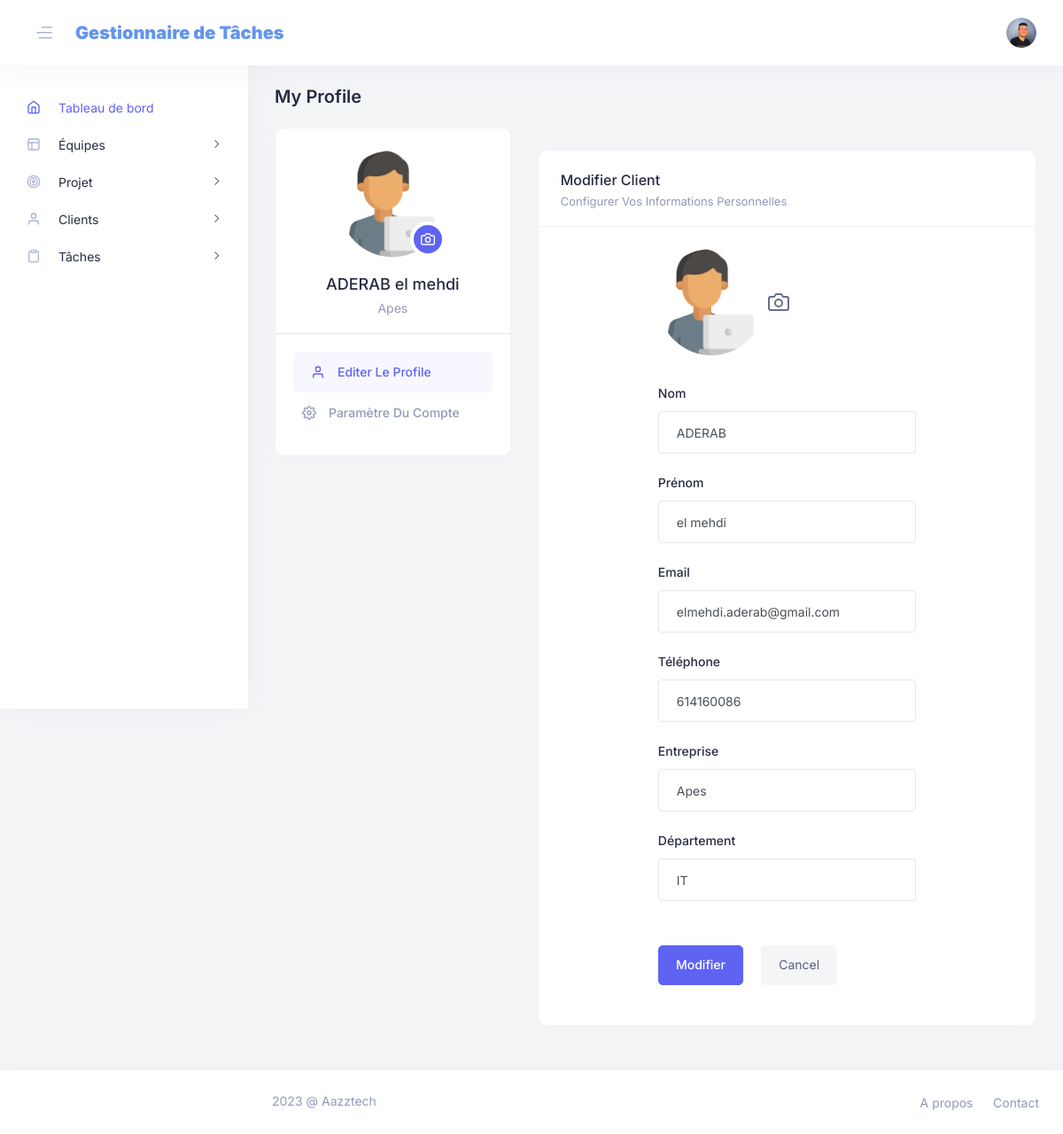
Screenshot of /editer_client.php?id=1 (signed in) with the database file from the repository.
### tables this page shows
CREATE TABLE IF NOT EXISTS `utilisateurs` (
  `id` int(11) NOT NULL AUTO_INCREMENT,
  `nom` varchar(25) NOT NULL,
  `prenom` varchar(25) NOT NULL,
  `profession` varchar(50) DEFAULT NULL,
  `date_naissance` date NOT NULL,
  `telephone` varchar(20) NOT NULL,
  `image` varchar(1000) DEFAULT NULL,
  `email` varchar(50) NOT NULL,
  `password` varchar(200) NOT NULL,
  `role` varchar(25) NOT NULL,
  `isDeleted` tinyint(1) DEFAULT '0',
  PRIMARY KEY (`id`)
);

CREATE TABLE IF NOT EXISTS `clients` (
  `id` int(11) NOT NULL AUTO_INCREMENT,
  `nom` varchar(50) NOT NULL,
  `prenom` varchar(50) NOT NULL,
  `email` varchar(50) NOT NULL,
  `telephone` varchar(20) NOT NULL,
  `entreprise` varchar(50) NOT NULL,
  `departement` varchar(100) NOT NULL,
  `logo` varchar(1500) NOT NULL,
  `isDeleted` tinyint(1) NOT NULL DEFAULT '0',
  PRIMARY KEY (`id`)
);

### editer_client.php (the view, shortened to what the rows shown need)
<?php
include 'layout.php';
$id = $_GET['id'];
?>
<body class="layout-light side-menu overlayScroll">
    <main class="main-content">
        <div class="contents">
            <div class="profile-setting ">
                <div class="container-fluid">
                    <?php
                    $sql = "select * from clients where id='$id'";
                    $sql_run = mysqli_query($mysqli, $sql);
                    if (mysqli_num_rows($sql_run) > 0) {
                        while ($row = $sql_run->fetch_assoc()) {
                    ?>
                            <div class="row">
                                <div class="col-lg-12">
                                    <div class="breadcrumb-main">
                                        <h4 class="text-capitalize breadcrumb-title">My profile</h4>
                                    </div>
                                </div>
                                <div class="col-xxl-3 col-lg-4 col-sm-5">
                                    <div class="card mb-25">
                                        <div class="card-body text-center p-0">
                                            <div class="account-profile border-bottom pt-25 px-25 pb-0 flex-column d-flex align-items-center ">
                                                <div class="ap-img mb-20 pro_img_wrapper">
                                                    <label for="file-upload">
                                                        <img class="ap-img__main rounded-circle wh-120" src="<?= $row['logo'] ?>" alt="profile">
                                                        <span class="cross" id="remove_pro_pic">
                                                            <span data-feather="camera"></span>
                                                        </span>
                                                    </label>
                                                </div>
                                                <div class="ap-nameAddress pb-3">
                                                    <h5 class="ap-nameAddress__title"><?= $row['nom'] . ' ' . $row['prenom'] ?></h5>
                                                    <p class="ap-nameAddress__subTitle fs-14 m-0"><?= $row['entreprise'] ?></p>
                                                </div>
                                            </div>
                                            <div class="ps-tab p-20 pb-25">
                                                <div class="nav flex-column text-left" id="v-pills-tab" role="tablist" aria-orientation="vertical">
                                                    <a class="nav-link active" id="v-pills-home-tab" data-toggle="pill" href="#v-pills-home" role="tab" aria-controls="v-pills-home" aria-selected="true">
                                                        <span data-feather="user"></span>Editer le profile</a>
                                                    <a class="nav-link" id="v-pills-profile-tab" data-toggle="pill" href="#v-pills-profile" role="tab" aria-controls="v-pills-profile" aria-selected="false">
                                                        <span data-feather="settings"></span>Paramètre Du Compte</a>
                                                </div>
                                            </div>
                                        </div>
                                    </div>
                                </div>
                                <div class="col-xxl-9 col-lg-8 col-sm-7">
                                    <div class="mb-50">
                                        <div class="tab-content" id="v-pills-tabContent">
                                            <div class="tab-pane fade  show active" id="v-pills-home" role="tabpanel" aria-labelledby="v-pills-home-tab">
                                                <div class="edit-profile mt-25">
                                                    <div class="card">
                                                        <div class="card-header px-sm-25 px-3">
                                                            <div class="edit-profile__title">
                                                                <h6>Modifier Client</h6>
                                                                <span class="fs-13 color-light fw-400">Configurer vos informations personnelles</span>
                                                            </div>
                                                        </div>
                                                        <div class="card-body">
                                                            <div class="row justify-content-center">
                                                                <div class="col-xxl-6 col-lg-8 col-sm-10">
                                                                    <div class="edit-profile__body mx-lg-20">
                                                                        <form action="" method="POST" enctype="multipart/form-data">
                                                                            <div class="ap-img mb-20 pro_img_wrapper">
                                                                                <label for="image">
                                                                                    <img class="ap-img__main rounded-circle wh-120"  src="<?= $row['logo'] ?>" alt="profile">
                                                                                    <span class="cross" id="remove_pro_pic">
                                                                                        <span data-feather="camera"></span>
                                                                                    </span>
                                                                                </label>
                                                                            </div>
                                                                            <div class="form-group mb-20">
                                                                                <label for="nom">Nom</label>
                                                                                <input type="text" class="form-control" value="<?= $row['nom'] ?>" name="nom" id="nom">
                                                                            </div>
                                                                            <div class="form-group mb-20">
                                                                                <label for="prenom">Prénom</label>
                                                                                <input type="text" class="form-control" value="<?= $row['prenom'] ?>" name="prenom" id="prenom">
                                                                            </div>
                                                                            <div class="form-group mb-20">
                                                                                <label for="email">Email</label>
                                                                                <input type="text" class="form-control" value="<?= $row['email'] ?>" name="email" id="email">
                                                                            </div>
                                                                            <div class="form-group mb-20">
                                                                                <label for="telephone">Téléphone</label>
                                                                                <input type="text" class="form-control" value="<?= $row['telephone'] ?>" name="telephone" id="telephone">
                                                                            </div>
                                                                            <div class="form-group mb-20">
                                                                                <label for="entreprise">Entreprise</label>
                                                                                <input type="text" class="form-control" value="<?= $row['entreprise'] ?>" name="entreprise" id="entreprise">
                                                                            </div>
                                                                            <div class="form-group mb-20">
                                                                                <label for="departement">Département</label>
                                                                                <input type="text" class="form-control" id="departement" value="<?= $row['departement'] ?>" name="departement">
                                                                            </div>
                                                                            <div class="button-group d-flex flex-wrap pt-30 mb-15">
                                                                                <button type="submit" name="modifier" class="btn btn-primary btn-default btn-squared mr-15 text-capitalize">Modifier </button>
                                                                                <button class="btn btn-light btn-default btn-squared fw-400 text-capitalize">cancel
                                                                                </button>
                                                                            </div>
                                                                        </form>
                                                                    </div>
                                                                </div>
                                                            </div>
                                                        </div>
                                                    </div>
                                                </div>
                                            </div>
                                        </div>
                                    </div>
                                </div>
                            </div>
                    <?php }
                    } ?>
                </div>
            </div>
        </div>
    </main>
</body>
</html>

### layout.php (shortened to what the rows shown need)
<?php
include 'connexion.php';
?>
<!doctype html>
<html lang="en" dir="ltr">
<head>
    <link rel="stylesheet" href="assets/vendor_assets/css/bootstrap/bootstrap.css">
    <link rel="stylesheet" href="assets/vendor_assets/css/daterangepicker.css">
    <link rel="stylesheet" href="assets/vendor_assets/css/fontawesome.css">
    <link rel="stylesheet" href="assets/vendor_assets/css/footable.standalone.min.css">
    <link rel="stylesheet" href="assets/vendor_assets/css/fullcalendar@5.2.0.css">
    <link rel="stylesheet" href="assets/vendor_assets/css/jquery-jvectormap-2.0.5.css">
    <link rel="stylesheet" href="assets/vendor_assets/css/jquery.mCustomScrollbar.min.css">
    <link rel="stylesheet" href="assets/vendor_assets/css/leaflet.css">
    <link rel="stylesheet" href="assets/vendor_assets/css/line-awesome.min.css">
    <link rel="stylesheet" href="assets/vendor_assets/css/magnific-popup.css">
    <link rel="stylesheet" href="assets/vendor_assets/css/MarkerCluster.css">
    <link rel="stylesheet" href="assets/vendor_assets/css/MarkerCluster.Default.css">
    <link rel="stylesheet" href="assets/vendor_assets/css/select2.min.css">
    <link rel="stylesheet" href="assets/vendor_assets/css/slick.css">
    <link rel="stylesheet" href="assets/vendor_assets/css/star-rating-svg.css">
    <link rel="stylesheet" href="assets/vendor_assets/css/trumbowyg.min.css">
    <link rel="stylesheet" href="assets/vendor_assets/css/wickedpicker.min.css">
    <link rel="stylesheet" href="style.css">
</head>
<body class="layout-light side-menu overlayScroll">
    <header class="header-top">
        <nav class="navbar navbar-light">
            <div class="navbar-right">
                <ul class="navbar-right__menu">
                    <li class="nav-author">
                        <div class="dropdown-custom">
                        <?php
                                    $query = "SELECT * FROM utilisateurs WHERE id = '{$_SESSION['id']}'";
                                    $result = $mysqli->query($query);
                                    if ($result->num_rows == 1) {
                                        $row = $result->fetch_assoc();
                                    } else {
                                        echo "Invalid username or password. <a href='test.php'>Try again</a>";
                                    }
                                ?>
                            <a href="javascript:;" class="nav-item-toggle"><img src="<?php echo $row['image'] ?>" alt="" class="rounded-circle"></a>
                        </div>
                    </li>
                </ul>
            </div>
        </nav>
    </header>
</body>
</html>

### rows the page displays
utilisateurs: image (picture)
clients: logo (picture), nom "ADERAB", prenom "el mehdi", entreprise "Apes", email "elmehdi.aderab@gmail.com", telephone "614160086", departement "IT"
